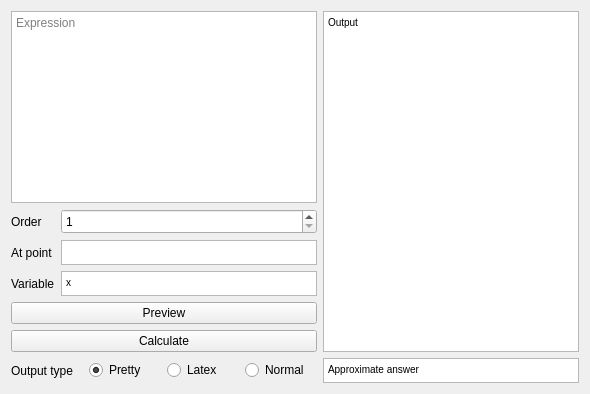
      <widget class="QWidget" name="Deriv">
       <property name="toolTip">
        <string>&lt;html&gt;&lt;head/&gt;&lt;body&gt;&lt;p&gt;&lt;br/&gt;&lt;/p&gt;&lt;/body&gt;&lt;/html&gt;</string>
       </property>
       <attribute name="title">
        <string>Derivative</string>
       </attribute>
       <layout class="QGridLayout" name="gridLayout_2">
        <item row="6" column="0" colspan="2">
         <widget class="QPushButton" name="DerivPrev">
          <property name="toolTip">
           <string>Preview</string>
          </property>
          <property name="statusTip">
           <string>Preview the expression</string>
          </property>
          <property name="whatsThis">
           <string>Preview</string>
          </property>
          <property name="text">
           <string>Preview</string>
          </property>
         </widget>
        </item>
        <item row="7" column="0" colspan="2">
         <widget class="QPushButton" name="DerivCalc">
          <property name="toolTip">
           <string>Calculate</string>
          </property>
          <property name="statusTip">
           <string>Calculate the derivative</string>
          </property>
          <property name="whatsThis">
           <string>Calculate</string>
          </property>
          <property name="text">
           <string>Calculate</string>
          </property>
         </widget>
        </item>
        <item row="4" column="0">
         <widget class="QLabel" name="label_9">
          <property name="text">
           <string>At point</string>
          </property>
         </widget>
        </item>
        <item row="0" column="0" rowspan="3" colspan="2">
         <widget class="QTextEdit" name="DerivExp">
          <property name="maximumSize">
           <size>
            <width>16777215</width>
            <height>16777215</height>
           </size>
          </property>
          <property name="toolTip">
           <string>Your expression</string>
          </property>
          <property name="statusTip">
           <string>Type in your expression here</string>
          </property>
          <property name="whatsThis">
           <string>Input expression</string>
          </property>
          <property name="lineWrapMode">
           <enum>QTextEdit::NoWrap</enum>
          </property>
          <property name="placeholderText">
           <string>Expression</string>
          </property>
         </widget>
        </item>
        <item row="3" column="0">
         <widget class="QLabel" name="label">
          <property name="maximumSize">
           <size>
            <width>40</width>
            <height>16777215</height>
           </size>
          </property>
          <property name="text">
           <string>Order</string>
          </property>
         </widget>
        </item>
        <item row="8" column="0" colspan="2">
         <layout class="QHBoxLayout" name="horizontalLayout">
          <item>
           <widget class="QLabel" name="DerivOutType">
            <property name="text">
             <string>Output type</string>
            </property>
           </widget>
          </item>
          <item>
           <widget class="QRadioButton" name="DerivPP">
            <property name="toolTip">
             <string>Pretty print</string>
            </property>
            <property name="statusTip">
             <string>Pretty print</string>
            </property>
            <property name="whatsThis">
             <string>Pretty print</string>
            </property>
            <property name="text">
             <string>Pretty</string>
            </property>
            <property name="checked">
             <bool>true</bool>
            </property>
           </widget>
          </item>
          <item>
           <widget class="QRadioButton" name="DerivLatex">
            <property name="toolTip">
             <string>Latex</string>
            </property>
            <property name="statusTip">
             <string>Latex</string>
            </property>
            <property name="whatsThis">
             <string>Latex</string>
            </property>
            <property name="text">
             <string>Latex</string>
            </property>
           </widget>
          </item>
          <item>
           <widget class="QRadioButton" name="DerivNormal">
            <property name="toolTip">
             <string>Normal</string>
            </property>
            <property name="statusTip">
             <string>Normal</string>
            </property>
            <property name="whatsThis">
             <string>Normal</string>
            </property>
            <property name="text">
             <string>Normal</string>
            </property>
           </widget>
          </item>
         </layout>
        </item>
        <item row="3" column="1">
         <widget class="QSpinBox" name="DerivOrder">
          <property name="minimumSize">
           <size>
            <width>0</width>
            <height>25</height>
           </size>
          </property>
          <property name="maximumSize">
           <size>
            <width>16777215</width>
            <height>25</height>
           </size>
          </property>
          <property name="toolTip">
           <string>The order of the derivative</string>
          </property>
          <property name="statusTip">
           <string>The order of the derivative, default is 1, max is 999</string>
          </property>
          <property name="whatsThis">
           <string>The order of the derivative</string>
          </property>
          <property name="minimum">
           <number>1</number>
          </property>
          <property name="maximum">
           <number>999</number>
          </property>
         </widget>
        </item>
        <item row="5" column="1">
         <widget class="QTextBrowser" name="DerivVar">
          <property name="minimumSize">
           <size>
            <width>0</width>
            <height>25</height>
           </size>
          </property>
          <property name="maximumSize">
           <size>
            <width>16777215</width>
            <height>25</height>
           </size>
          </property>
          <property name="toolTip">
           <string>Variable</string>
          </property>
          <property name="statusTip">
           <string>Derivative with respect to variable</string>
          </property>
          <property name="whatsThis">
           <string>Variable</string>
          </property>
          <property name="html">
           <string>&lt;!DOCTYPE HTML PUBLIC &quot;-//W3C//DTD HTML 4.0//EN&quot; &quot;http://www.w3.org/TR/REC-html40/strict.dtd&quot;&gt;
&lt;html&gt;&lt;head&gt;&lt;meta name=&quot;qrichtext&quot; content=&quot;1&quot; /&gt;&lt;style type=&quot;text/css&quot;&gt;
p, li { white-space: pre-wrap; }
&lt;/style&gt;&lt;/head&gt;&lt;body style=&quot; font-family:'MS Shell Dlg 2'; font-size:8.25pt; font-weight:400; font-style:normal;&quot;&gt;
&lt;p style=&quot; margin-top:0px; margin-bottom:0px; margin-left:0px; margin-right:0px; -qt-block-indent:0; text-indent:0px;&quot;&gt;&lt;span style=&quot; font-size:7.8pt;&quot;&gt;x&lt;/span&gt;&lt;/p&gt;&lt;/body&gt;&lt;/html&gt;</string>
          </property>
         </widget>
        </item>
        <item row="4" column="1">
         <widget class="QTextEdit" name="DerivPoint">
          <property name="minimumSize">
           <size>
            <width>0</width>
            <height>25</height>
           </size>
          </property>
          <property name="maximumSize">
           <size>
            <width>16777215</width>
            <height>25</height>
           </size>
          </property>
          <property name="toolTip">
           <string>Calculate the derivative at a point</string>
          </property>
          <property name="statusTip">
           <string>Calculate the derivative at a point, leave blank for at point x</string>
          </property>
          <property name="whatsThis">
           <string>Calculate the derivative at a point</string>
          </property>
          <property name="placeholderText">
           <string/>
          </property>
         </widget>
        </item>
        <item row="5" column="0">
         <widget class="QLabel" name="label_3">
          <property name="text">
           <string>Variable</string>
          </property>
         </widget>
        </item>
        <item row="0" column="3" rowspan="8">
         <widget class="QTextBrowser" name="DerivOut">
          <property name="maximumSize">
           <size>
            <width>16777215</width>
            <height>16777215</height>
           </size>
          </property>
          <property name="toolTip">
           <string>Output</string>
          </property>
          <property name="statusTip">
           <string>Output in exact form</string>
          </property>
          <property name="whatsThis">
           <string>Output in exact form</string>
          </property>
          <property name="lineWrapMode">
           <enum>QTextEdit::NoWrap</enum>
          </property>
          <property name="html">
           <string>&lt;!DOCTYPE HTML PUBLIC &quot;-//W3C//DTD HTML 4.0//EN&quot; &quot;http://www.w3.org/TR/REC-html40/strict.dtd&quot;&gt;
&lt;html&gt;&lt;head&gt;&lt;meta name=&quot;qrichtext&quot; content=&quot;1&quot; /&gt;&lt;style type=&quot;text/css&quot;&gt;
p, li { white-space: pre-wrap; }
&lt;/style&gt;&lt;/head&gt;&lt;body style=&quot; font-family:'MS Shell Dlg 2'; font-size:8.25pt; font-weight:400; font-style:normal;&quot;&gt;
&lt;p style=&quot; margin-top:0px; margin-bottom:0px; margin-left:0px; margin-right:0px; -qt-block-indent:0; text-indent:0px;&quot;&gt;&lt;span style=&quot; font-size:7.8pt;&quot;&gt;Output&lt;/span&gt;&lt;/p&gt;&lt;/body&gt;&lt;/html&gt;</string>
          </property>
         </widget>
        </item>
        <item row="8" column="3">
         <widget class="QTextBrowser" name="DerivApprox">
          <property name="minimumSize">
           <size>
            <width>0</width>
            <height>25</height>
           </size>
          </property>
          <property name="maximumSize">
           <size>
            <width>16777215</width>
            <height>25</height>
           </size>
          </property>
          <property name="font">
           <font>
            <pointsize>8</pointsize>
           </font>
          </property>
          <property name="toolTip">
           <string>Output</string>
          </property>
          <property name="statusTip">
           <string>Output in approximate form, will only show when the derivative is calculated at a certain point</string>
          </property>
          <property name="whatsThis">
           <string>Output in approximate form</string>
          </property>
          <property name="html">
           <string>&lt;!DOCTYPE HTML PUBLIC &quot;-//W3C//DTD HTML 4.0//EN&quot; &quot;http://www.w3.org/TR/REC-html40/strict.dtd&quot;&gt;
&lt;html&gt;&lt;head&gt;&lt;meta name=&quot;qrichtext&quot; content=&quot;1&quot; /&gt;&lt;style type=&quot;text/css&quot;&gt;
p, li { white-space: pre-wrap; }
&lt;/style&gt;&lt;/head&gt;&lt;body style=&quot; font-family:'MS Shell Dlg 2'; font-size:8pt; font-weight:400; font-style:normal;&quot;&gt;
&lt;p style=&quot; margin-top:0px; margin-bottom:0px; margin-left:0px; margin-right:0px; -qt-block-indent:0; text-indent:0px;&quot;&gt;&lt;span style=&quot; font-size:7.8pt;&quot;&gt;Approximate answer&lt;/span&gt;&lt;/p&gt;&lt;/body&gt;&lt;/html&gt;</string>
          </property>
         </widget>
        </item>
       </layout>
      </widget>
